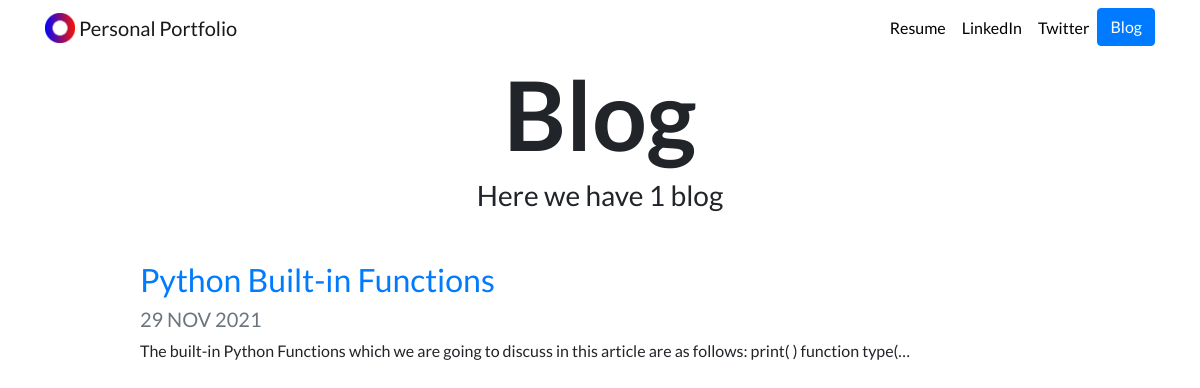
Screenshot of /blog/ with the database file from the repository.
### blog/models.py (models this page shows, shortened)
class Blog(models.Model):
    title = models.CharField(max_length=100)
    content = models.TextField()
    slug = models.SlugField(unique=True, blank=True, null=True)
    blog_date = models.DateTimeField(auto_now_add=True)
    updated = models.DateTimeField(auto_now=True)

### blog/views.py (the view)
# urls.py: path('', blog_view, name='blogs'),
def blog_view(request):
    blogs_object = Blog.objects.all()
    context = {
        'blogs': blogs_object
    }
    return render(request, 'blogs/blogs-view.html', context)

### blog/templates/blogs/blogs-view.html
{% extends 'base.html' %}
{% load static %}
{% block content %}
<h1 id="blogtitle" class="font-weight-bold text-center">Blog</h1>
<h3 class="text-center mb-5">Here we have {{ blogs.count }} blog{{ blogs.count|pluralize }}</h3>
{% for blog in blogs %}
<div class="row justify-content-center my-3">
    <div class="col-md-10">
        <a href="{% url 'blog:detail' blog.slug %}">
            <h2>{{ blog.title }}</h2>
        </a>
        <h5 class="text-muted">{{ blog.blog_date|date:'d M Y'|upper }}</h5>
        <p>{{ blog.content|striptags|truncatechars:120 }}</p>
    </div>
</div>
{% endfor %}
{% endblock %}

### portfolio/static/custom.css (style rules this page uses)
body { font-family: 'Lato', sans-serif; }
#blogtitle { font-size: 6rem; }

### rows the page displays
Blog: title "Python Built-in Functions", blog_date "29 NOV 2021", content "The built-in Python Functions which we are going to discuss in this article are as follows: print( ) function type(…"

### other values shown
{{ blogs.count }} "1"
